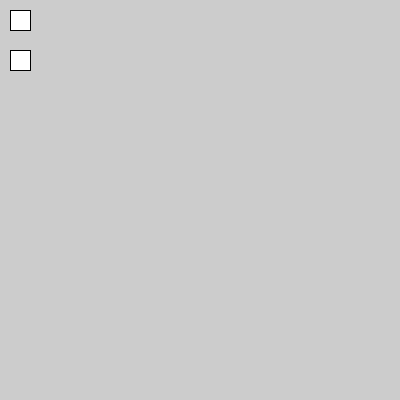
Frame 1 (no input)
Frame 60 (the mouse pressed at the canvas centre just before this capture): identical to frame 1, image omitted
Frame 120 (the mouse held since frame 60 and released just before this capture): identical to frame 1, image omitted

The Processing sketch that drew this single still picture (run headless with seeded random() and noise(); from frame 60 on, the mouse is pressed at the canvas centre):

// Processing sketch: Processing_Week2_ButtonsDrawing
// ── Processing_Week2_ButtonsDrawing.pde
boolean isClickedDraw = false;
boolean isClickedClean = false;
boolean prevMousePressed = false;

void setup() {
  size(400, 400);
}

boolean isInsideRectangle(int rx, int ry, int rw, int rh, int mx, int my) {
  boolean output = false;

  if (rx < mx && mx < rx + rw && ry < my && my < ry + rh) {
    output = true;
  }

  return output;
}

void draw() {
  if (mousePressed == true && prevMousePressed == false) {
    if (isInsideRectangle(10, 10, 20, 20, mouseX, mouseY)) {
      if (isClickedDraw == false) {
        isClickedDraw = true;
      } else {
        isClickedDraw = false;
      }
    }

    if (isInsideRectangle(10, 50, 20, 20, mouseX, mouseY)) {
      if (isClickedClean == false) {
        isClickedClean = true;
      } else {
        isClickedClean = false;
      }
    }
  }

  stroke(0);
  if (isClickedDraw) {
    fill(0);

    if (mousePressed) {
      line(pmouseX, pmouseY, mouseX, mouseY);
    }

  } else {
    fill(255);
  }
  rect(10, 10, 20, 20);

  stroke(0);
  if (isClickedClean) {
    fill(0);

    background(255);
  } else {
    fill(255);
  }
  rect(10, 50, 20, 20);

  prevMousePressed = mousePressed;
}
